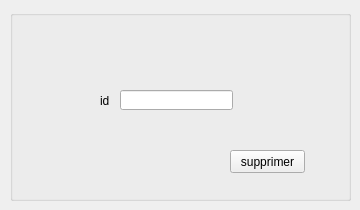
        <widget class="QWidget" name="tab_17">
         <attribute name="title">
          <string>supprimer depp</string>
         </attribute>
         <widget class="QGroupBox" name="groupBox_8">
          <property name="geometry">
           <rect>
            <x>10</x>
            <y>10</y>
            <width>341</width>
            <height>191</height>
           </rect>
          </property>
          <property name="title">
           <string/>
          </property>
          <widget class="QLineEdit" name="le_id_dep_supp">
           <property name="geometry">
            <rect>
             <x>110</x>
             <y>80</y>
             <width>113</width>
             <height>20</height>
            </rect>
           </property>
          </widget>
          <widget class="QLabel" name="label_14">
           <property name="geometry">
            <rect>
             <x>90</x>
             <y>80</y>
             <width>61</width>
             <height>21</height>
            </rect>
           </property>
           <property name="text">
            <string>id</string>
           </property>
          </widget>
          <widget class="QPushButton" name="pb_supp_depp">
           <property name="geometry">
            <rect>
             <x>220</x>
             <y>140</y>
             <width>75</width>
             <height>23</height>
            </rect>
           </property>
           <property name="text">
            <string>supprimer</string>
           </property>
          </widget>
          <zorder>label_14</zorder>
          <zorder>pb_supp_depp</zorder>
          <zorder>le_id_dep_supp</zorder>
         </widget>
        </widget>
